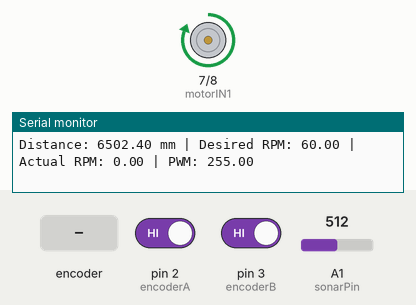
Recording of a sketch running on a simulated Arduino Uno, built with avr-gcc and run on an emulated ATmega328P. Shown: motor-driver pin pairs drawn as motors (green arrow = first pin HIGH = forward, orange = second pin HIGH = backward, longer = more drive, scaled by the enable pin), the last lines printed to the serial monitor. Inputs (shaded band) come from the test bench; at power-on: A1 (sonarPin) = 512, pin 2 (encoderA) HIGH, pin 3 (encoderB) HIGH.

Above: at 1.2 s.
1.3 s: A1 (sonarPin) set to 0
At 2.2 s:
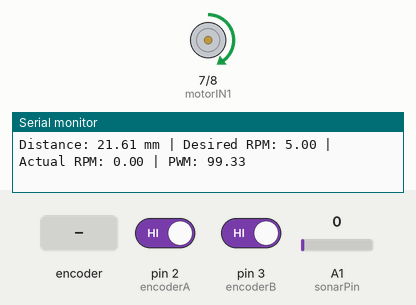
4.3 s: A1 (sonarPin) set to 70
5.9 s: A1 (sonarPin) set to 0
At 8.2 s:
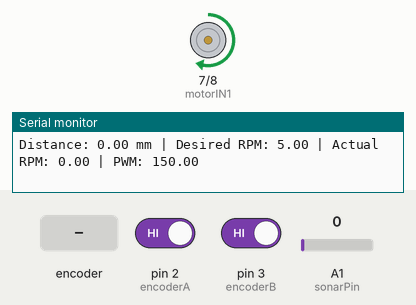
8.9 s: rotary encoder on pin 2 (encoderA) / pin 3 (encoderB) turned 2 steps (second pin leading)
At 9.15 s:
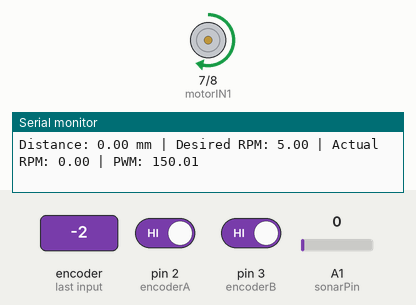
10.8 s: A1 (sonarPin) set to 122
At 11.7 s:
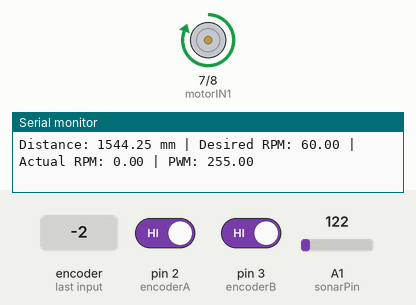
Timing chart, 0 to 13.4 s (numbered marks = the images above; inputs shaded):
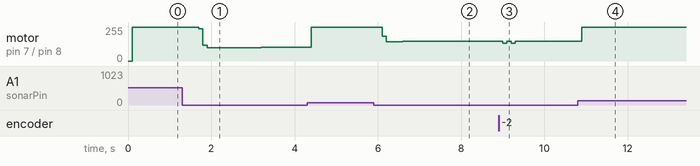

The sketch:

ultrasonic_sensor.ino
```cpp
/*
  Distance-dependent DC motor speed control

  Sensor: Pololu 723 / MaxBotix analog output
  Controller: Arduino Uno
  Feedback: Quadrature encoder
  Driver: H-bridge

  Motor slows down as an object approaches.
*/

const int sonarPin = A1;

const int encoderA = 2;
const int encoderB = 3;

const int motorPWM = 6;
const int motorIN1 = 7;
const int motorIN2 = 8;

// -------- DISTANCE SETTINGS --------

const float START_DISTANCE = 1000.0; // mm
const float MIN_DISTANCE = 150.0;    // mm

// -------- MOTOR SPEED SETTINGS --------

const float MAX_RPM = 60.0;
const float MIN_RPM = 5.0;

// Encoder counts per revolution,
// using the selected interrupt edge
const float ENCODER_CPR = 420.0;

// -------- PID SETTINGS --------

float Kp = 10.0;
float Ki = 0.5;
float Kd = 0.001;

float integral = 0;
float previousError = 0;

float desiredRPM = MAX_RPM;
float actualRPM = 0;

// -------- SENSOR FILTER --------

float filteredDistance = 0;
const float alpha = 0.3;

// -------- TIMING --------

unsigned long lastSensorTime = 0;
unsigned long lastPIDTime = 0;

const unsigned long SENSOR_INTERVAL = 50;
const unsigned long PID_INTERVAL = 100;

volatile long encoderCount = 0;

long previousEncoderCount = 0;

// -------- ENCODER INTERRUPT --------

void encoderISR() {

  if (digitalRead(encoderB))
    encoderCount++;
  else
    encoderCount--;
}

// -------- READ DISTANCE (Ultrasonic) --------
// Input: Sonar Pin Reading
// Output: Distance in mm

float readDistance() {

  int adc = analogRead(sonarPin);

  // Approximate MaxBotix analog conversion
  // At 5 V: approximately 12.7 mm per ADC count

  return adc * 12.7;
}

// -------- SPEED REFERENCE --------
// Controlling the speed of the DC motor based on the distance from the object

float calculateDesiredRPM(float distance) {

  if (distance >= START_DISTANCE) {
    return MAX_RPM;
  }

  if (distance <= MIN_DISTANCE) {
    return MIN_RPM;
  }

  float ratio =
    (distance - MIN_DISTANCE) /
    (START_DISTANCE - MIN_DISTANCE);

  return MIN_RPM +
         ratio * (MAX_RPM - MIN_RPM);
}

// -------- MOTOR CONTROL --------

void driveMotor(int pwm) {

  pwm = constrain(pwm, 0, 255);

  digitalWrite(motorIN1, HIGH);
  digitalWrite(motorIN2, LOW);

  analogWrite(motorPWM, pwm);
}

// -------- SETUP --------

void setup() {

  Serial.begin(115200);

  pinMode(encoderA, INPUT_PULLUP);
  pinMode(encoderB, INPUT_PULLUP);

  pinMode(motorPWM, OUTPUT);
  pinMode(motorIN1, OUTPUT);
  pinMode(motorIN2, OUTPUT);

  attachInterrupt(
    digitalPinToInterrupt(encoderA),
    encoderISR,
    RISING
  );

  filteredDistance = readDistance();

  lastSensorTime = millis();
  lastPIDTime = millis();
}

// -------- MAIN LOOP --------

void loop() {

  unsigned long now = millis();

  // 1. ULTRASONIC SENSOR UPDATE

  if (now - lastSensorTime >= SENSOR_INTERVAL) {

    lastSensorTime = now;

    float distance = readDistance();

    // Low-pass filtering
    filteredDistance =
      alpha * distance +
      (1.0 - alpha) * filteredDistance;

    // Calculate motor speed reference
    desiredRPM =
      calculateDesiredRPM(filteredDistance);
  }

  // 2. ENCODER SPEED MEASUREMENT + PID

  if (now - lastPIDTime >= PID_INTERVAL) {

    float elapsed =
      (now - lastPIDTime) / 1000.0;

    lastPIDTime = now;

    long currentCount;

    noInterrupts();
    currentCount = encoderCount;
    interrupts();

    long deltaCount =
      currentCount - previousEncoderCount;

    previousEncoderCount = currentCount;

    actualRPM =
      abs(deltaCount) * 60.0 /
      (ENCODER_CPR * elapsed);

    // 3. PID CONTROL

    float error = desiredRPM - actualRPM;

    integral += error * elapsed;

    integral = constrain(integral, -200, 200);

    float derivative =
      (error - previousError) / elapsed;

    float output =
      Kp * error +
      Ki * integral +
      Kd * derivative;

    previousError = error;

    // PWM control
    static float pwm = 0;

    pwm = constrain(output, 0, 255);

    driveMotor((int)pwm);

    // 4. MONITORING

    Serial.print("Distance: ");
    Serial.print(filteredDistance);

    Serial.print(" mm | Desired RPM: ");
    Serial.print(desiredRPM);

    Serial.print(" | Actual RPM: ");
    Serial.print(actualRPM);

    Serial.print(" | PWM: ");
    Serial.println(pwm);
  }
}
```

Measured:
- after the input at 1.3 s, motor on pin 7 (motorIN1) / pin 8 (motorIN2): forward 255/255 → forward 243/255 after 0.40 s, → forward 120/255 0.10 s later, → forward 98/255 0.10 s later, → forward 99/255 0.10 s later, … (9 changes in this stretch)
- after the input at 5.9 s, motor on pin 7 (motorIN1) / pin 8 (motorIN2): ramps from forward 146/255 to forward 186/255 and jumps back, once every 0.10 s
- after the input at 8.9 s, motor on pin 7 (motorIN1) / pin 8 (motorIN2): alternates forward 150/255 for 0.10 s and forward 135/255 for 0.10 s, 4 changes in all, then stays forward 150/255, starting after 0.10 s
- after the input at 10.8 s, motor on pin 7 (motorIN1) / pin 8 (motorIN2): forward 150/255 → forward 255/255 after 0.10 s
